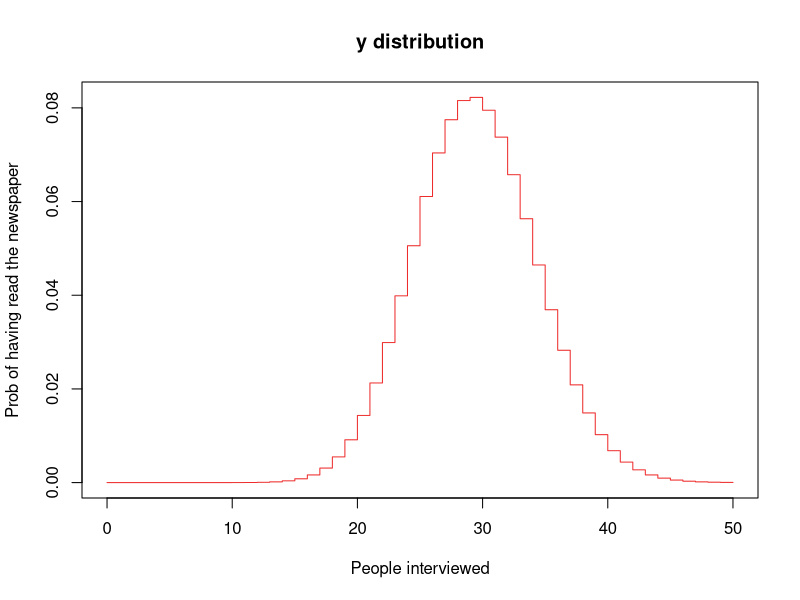
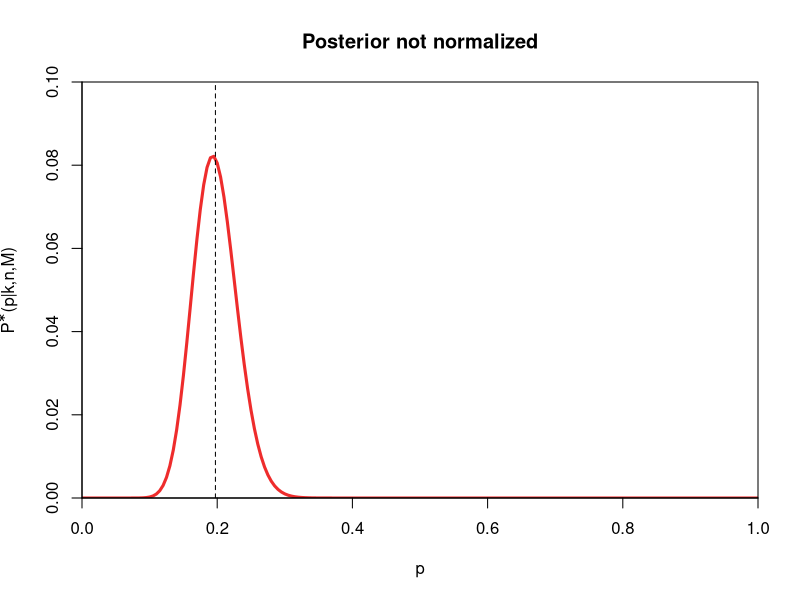
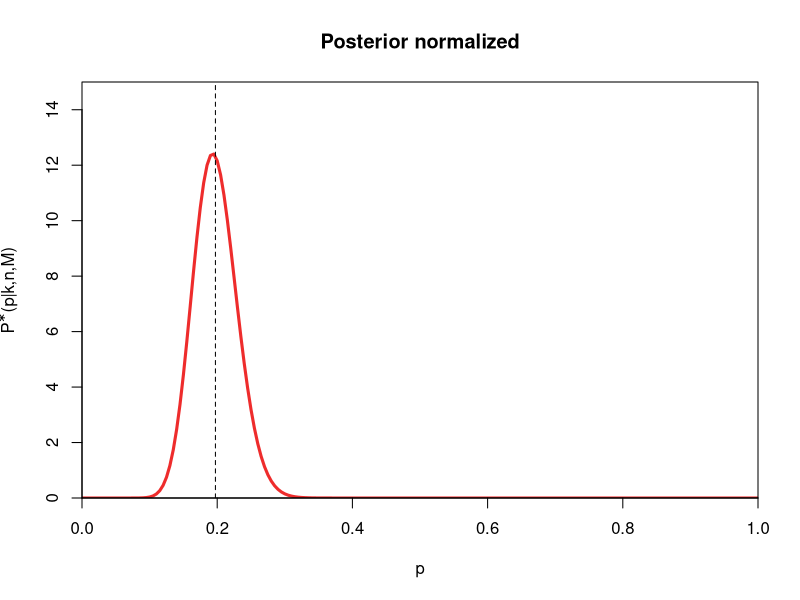
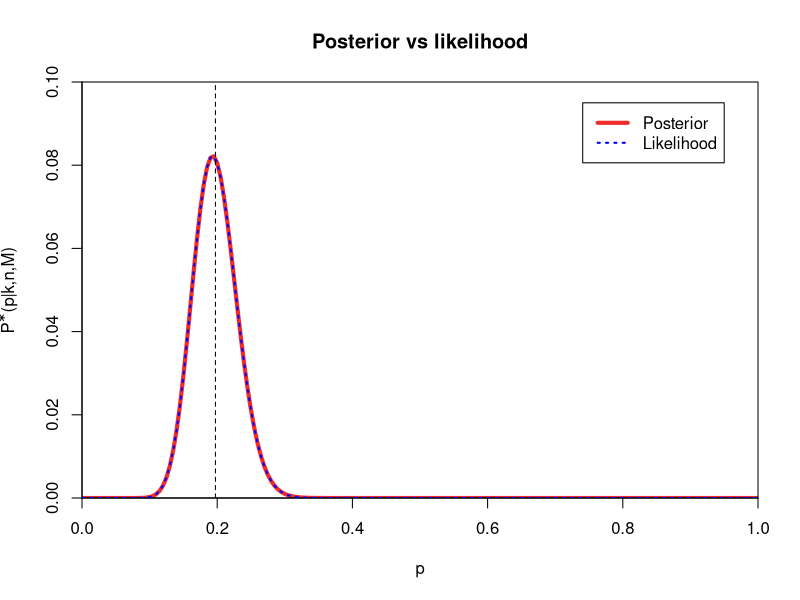
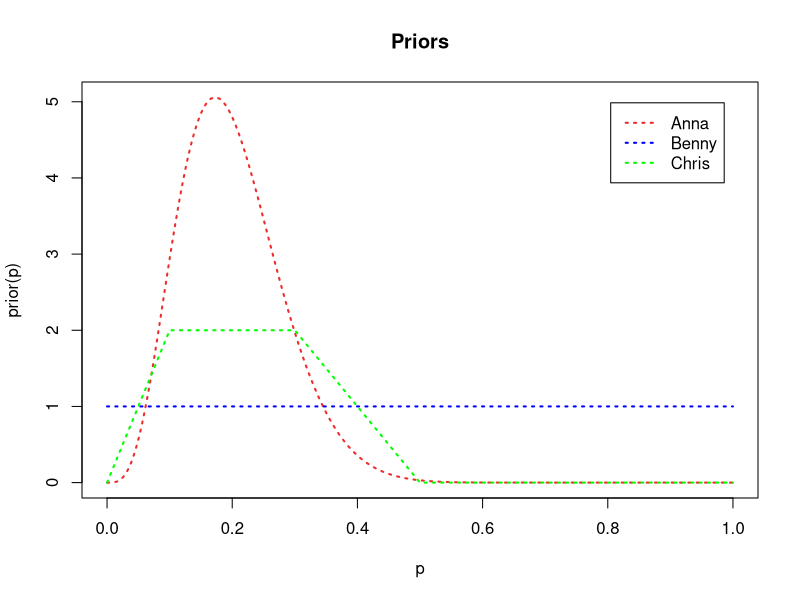
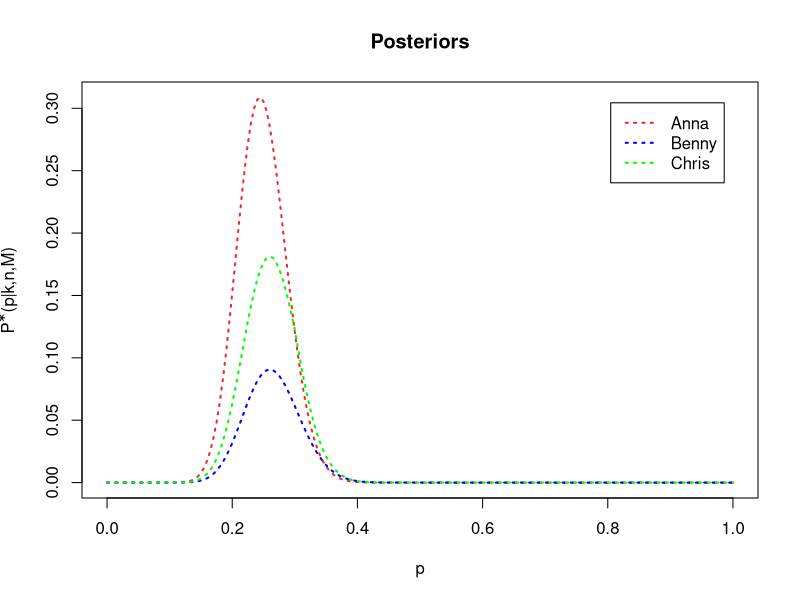
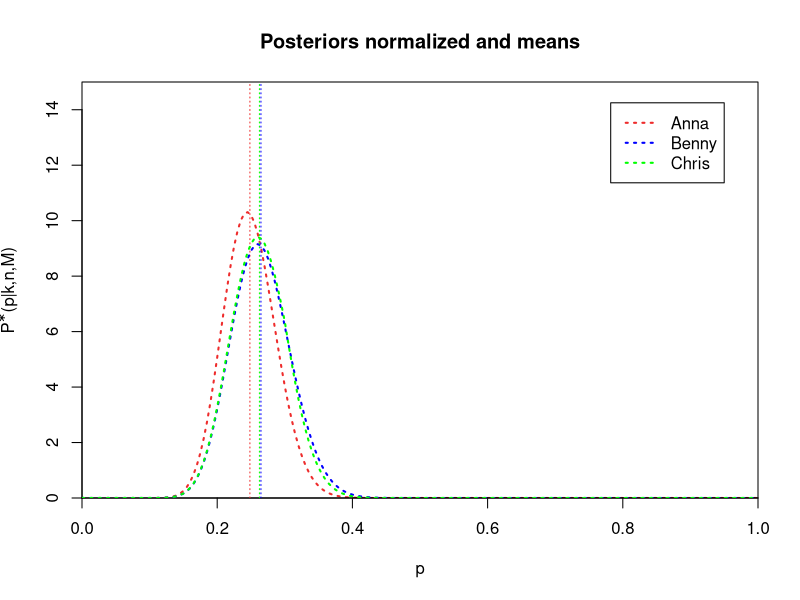
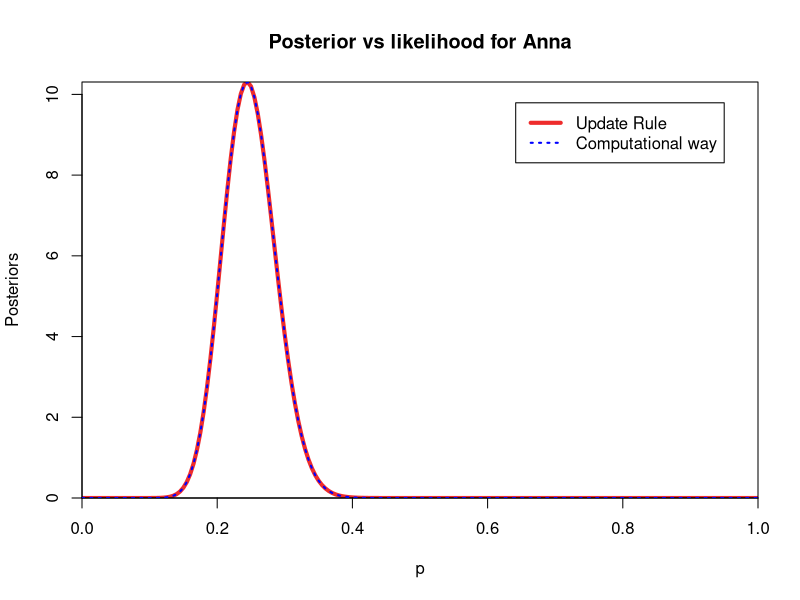

Here is the R script that generated these plots, in order:
## ---- chunk 1
knitr::opts_chunk$set(echo = TRUE)
## ---- chunk 2


plot(0:50, dbinom(0:50, size = 150, prob = 29/150), main = "y distribution", xlab = "People interviewed", ylab = "Prob of having read the newspaper", type = 's', col = 'firebrick2')

## ---- chunk 3
n <- 150
k <- 29
delta.p <- 0.005
p <- seq(0, 1, length.out = 1/delta.p + 1)
p.post <- dbinom (x=k, size=n, prob=p)

p.norm <- p.post/( delta.p*sum(p.post ))
p.mean <- delta.p*sum(p*p.norm)
  

plot(p, p.post , main = "Posterior not normalized" , xaxs='i', yaxs='i', col='firebrick2', type='l', lty=1, lwd = 3, ylim=c(0,0.1), xlab="p", ylab= expression (paste(P^symbol("*"),"(p|k,n,M)")))
abline (v=p.mean , lty=2)

plot(p, p.norm , main = "Posterior normalized" , xaxs='i', yaxs='i', col='firebrick2', type='l', lty=1, lwd = 3, ylim=c(0,15), xlab="p", ylab= expression (paste(P^symbol("*"),"(p|k,n,M)")))
abline (v=p.mean , lty=2)
## ---- chunk 4
n <- 150
k <- 29

delta.p <- 0.005
p <- seq(0, 1, length.out = 1/delta.p + 1)

likelihood <- dbinom(k , n , prob = p)
p.post <- dbinom (x = k, size=n, prob=p)
p.mean <- delta.p*sum(p*p.norm)

plot(p, p.post , main = "Posterior vs likelihood" , xaxs='i', yaxs='i', col='firebrick2', type='l', lty=1, lwd = 4, ylim=c(0,0.1), xlab="p", ylab= expression (paste(P^symbol("*"),"(p|k,n,M)")))
lines(p, dbinom(k , n , prob = p) , lwd = 2, col = 'blue', lty = 3)
legend("topright", inset = 0.05 ,c("Posterior", "Likelihood"), col = c('firebrick2','blue'), lty = c(1,3), lwd = c(4,2))
abline (v=p.mean , lty=2)
## ---- chunk 5
delta.p <- 0.005
p <- seq(0, 1, length.out = 1/delta.p + 1)

prior.Anna <- function(x, mu = 0.2, std = 0.08 ) {
  var <- std**2
  alpha <- ((1 - mu)/var - 1/mu)*mu^2
  beta <- alpha*(1/mu - 1)
  return (dbeta(x, shape1 = alpha, shape2 = beta))
}

prior.Benny <- function (x, b = 1, a = 0){
  return (dunif(x,a,b))
}

prior.Chris <- function (y) {
  prob <- c(NA)
  for (x in y) {
    if (  0 <= x & x <  0.1)   {prob <- c(prob, 20*x)}
    else if (0.1 <= x & x <  0.3)   {prob <- c(prob, 2)}
    else if (0.3 <= x & x <  0.5)   {prob <- c(prob, 5-10*x)}
    else if (  0 >  x | x >= 0.5)   {prob <- c(prob, 0*x)}
  }
  return (prob[!is.na(prob)]) 
}
## ---- chunk 6
x <- seq(0, 1, length.out = 1/delta.p + 1)

plot(x, prior.Anna(x) , main = "Priors" , col='firebrick2', type='l', lty=3, lwd = 2, xlab="p", ylab= "prior(p)" )
lines(x, prior.Benny(x) , lwd = 2, col = 'blue', lty = 3)
lines(x, prior.Chris(x) , lwd = 2, col = 'green', lty = 3)
legend("topright", inset = 0.05 ,c("Anna", "Benny", "Chris"), col = c('firebrick2','blue', "green"), lty = c(3,3,3), lwd = c(2,2,2))
## ---- chunk 7
k <- 26
n <- 100

p <- seq(0, 1, length.out = 1/delta.p + 1)
likelihood <- dbinom (x=k, size=n, prob=p)


p.post.Anna  <- likelihood*prior.Anna(p)
p.post.Benny <- likelihood*prior.Benny(p)
p.post.Chris <- likelihood*prior.Chris(p)

plot(p, p.post.Anna , main = "Posteriors" , col='firebrick2', type='l', lty=3, lwd = 2, xlab="p", ylab= expression (paste(P^symbol("*"),"(p|k,n,M)")))
lines(p, p.post.Benny , lwd = 2, col = 'blue', lty = 3)
lines(p, p.post.Chris , lwd = 2, col = 'green', lty = 3)
legend("topright", inset = 0.05 ,c("Anna", "Benny", "Chris"), col = c('firebrick2','blue', "green"), lty = c(3,3,3), lwd = c(2,2,2))


p.norm.Anna  <- p.post.Anna /( delta.p*sum(p.post.Anna))
p.norm.Benny <- p.post.Benny/( delta.p*sum(p.post.Benny))
p.norm.Chris <- p.post.Chris/( delta.p*sum(p.post.Chris))

plot(p, p.norm.Anna , main = "Posteriors normalized and means" , xaxs='i', yaxs='i', col='firebrick2', type='l', lty=3, lwd = 2, ylim=c(0,15), xlab="p", ylab= expression (paste(P^symbol("*"),"(p|k,n,M)")))
p.mean.Anna <- delta.p*sum(p*p.norm.Anna)
abline (v=p.mean.Anna , lty=3, col='firebrick2')


lines(p, p.norm.Benny , lwd = 2, col = 'blue', lty = 3)
p.mean.Benny <- delta.p*sum(p*p.norm.Benny)
abline (v=p.mean.Benny , lty=3, col='blue')


lines(p, p.norm.Chris , lwd = 2, col = 'green', lty = 3)
p.mean.Chris <- delta.p*sum(p*p.norm.Chris)
abline (v=p.mean.Chris , lty=3, col='green')
legend("topright", inset = 0.05 ,c("Anna", "Benny", "Chris"), col = c('firebrick2','blue', "green"), lty = c(3,3,3), lwd = c(2,2,2))
## ---- chunk 8
mu  <- 0.2 
std <- 0.08 
var <- std**2

#update rule
alpha.prior <- ((1 - mu)/var - 1/mu)*mu^2
beta.prior <- alpha.prior*(1/mu - 1)
alpha.post_param <- alpha.prior+k
beta.post_param <- beta.prior+n-k

post.beta <- dbeta(x=p, alpha.post_param , beta.post_param )
plot(p, post.beta, main = "Posterior vs likelihood for Anna" , xaxs='i', yaxs='i', col='firebrick2', type='l', lty=1, lwd = 4, xlab="p", ylab= "Posteriors")
lines(p, p.norm.Anna , lwd = 2, col = 'blue', lty = 3)
legend("topright", inset = 0.05 ,c("Update Rule", "Computational way"), col = c('firebrick2','blue'), lty = c(1,3), lwd = c(4,2))

## ---- chunk 9
message(sprintf("Most probable value for Anna is: %.3f", p.mean.Anna))
f <- function(x) dbeta(x, shape1 = alpha.post_param , shape2 = beta.post_param)
lowerbound1 <- 0.185
upperbound1 <- 0.39
conf1 <- integrate(f , lowerbound1, upperbound1)
message(sprintf("95percent CL interval for Anna is: [%.3f, %.3f]", lowerbound1, upperbound1))




message(sprintf("\nMost probable value for Benny is: %.3f", p.mean.Benny))
#first we need to normalize
f <- function(p) dbinom(x = k, size = n, prob = p)
norm <- integrate(f, 0 , 1)$value

#redefine the function normalized
f.norm <- function(p) dbinom(x = k, size = n, prob = p)/norm

#compute the CL interval
lowerbound2 <- 0.195
upperbound2 <- 0.40
conf2 <- integrate(f.norm , lowerbound2, upperbound2 )
message(sprintf("95percent CL interval for Benny is: [%.3f, %.3f]", lowerbound2, upperbound2))




message(sprintf("\nMost probable value for Chris is: %.3f", p.mean.Chris))
f <- function(p) dbinom(x=k, size=n, prob=p)*prior.Chris(p)
norm <- integrate(f, 0 , 1)$value

#redefine the function normalized
f.norm <- function(p) dbinom(x = k, size = n, prob = p)*prior.Chris(p)/norm

#compute the CL interval
lowerbound3 <- 0.195
upperbound3 <- 0.40
conf3 <- integrate(f.norm , lowerbound3, upperbound3 )

message(sprintf("95percent CL interval for Chris is: [%.3f, %.3f]", lowerbound3, upperbound3))
## ---- chunk 10
#r is number of heads
n = 30
r = 15

unif.alpha <- 1
unif.beta  <- 1
prior.beta.flat <- function (x, b = 1, a = 0){
  return (dbeta(x, shape1 = 1, shape2 = 1))
}

bias.alpha <- 1.1
bias.beta  <- 10
prior.beta.biased <- function(x) {
  return (dbeta(x, shape1 = 1.1, shape2 = 10))
}

likelihood <- function(p) dbinom(x = r, size = n, prob = p)

n.sample <- 2000
delta.p <- 1/n.sample
p <- seq(from=1/(2*n.sample ), by=1/n.sample , length.out = n.sample )

plot(p, prior.beta.flat(p), main = "Priors" , col='firebrick2', type='l', lty=3, lwd = 2, xlab="p", ylab= "prior(p)",  ylim = c(0,8.2))
lines(p, prior.beta.biased(p) , lwd = 2, col = 'blue', lty = 3)
legend("topright", inset = 0.05 ,c("flat", "biased"), col = c('firebrick2','blue'), lty = c(3,3), lwd = c(2,2))


mean.beta <- function(alpha, beta, r = 0, n = 0)  (alpha +r)/(alpha+beta+n)
mode.beta <- function(alpha, beta, r = 0, n = 0)  (alpha +r-1)/(alpha+beta+n-2)

#expected values for priors
abline (v = mean.beta(unif.alpha, unif.beta) , lty=3, col='firebrick2')
abline (v = mean.beta(bias.alpha, bias.beta) , lty=3, col='blue')


plot(p, likelihood(p), main = "Likelihood" , col='black', type='l', lty=3, lwd = 2, xlab="p", ylab= "likelihood(p)")

#now plot the posteriors

posterior.flat <- function(p) prior.beta.flat(p)*likelihood(p)
posterior.biased <- function(p) prior.beta.biased(p)*likelihood(p)
  
plot(p, posterior.flat(p), main = "Posteriors" , col='firebrick2', type='l', lty=3, lwd = 2, xlab="p", ylab= "prior(p)")
lines(p, posterior.biased(p) , lwd = 2, col = 'blue', lty = 3)
legend("topright", inset = 0.05 ,c("flat", "biased"), col = c('firebrick2','blue'), lty = c(3,3), lwd = c(2,2))

#expected values for posteriors
abline (v = mean.beta(unif.alpha, unif.beta, r = 15, n = 30) , lty=3, col='firebrick2')
abline (v = mean.beta(bias.alpha, bias.beta, r = 15, n = 30) , lty=3, col='blue')


#now normalize
norm1 <- integrate(posterior.flat, 0, 1 )$value
posterior.flat.norm <- function(p) posterior.flat(p)/norm1

norm2 <- integrate(posterior.biased, 0, 1 )$value
posterior.biased.norm <- function(p) posterior.biased(p)/norm2

plot(p, posterior.flat.norm(p), main = "Posteriors - normalized" , col='firebrick2', type='l', lty=3, lwd = 2, xlab="p", ylab= "prior(p)", ylim = c(0,6))
lines(p, posterior.biased.norm(p) , lwd = 2, col = 'blue', lty = 3)
legend("topright", inset = 0.05 ,c("flat", "biased"), col = c('firebrick2','blue'), lty = c(3,3), lwd = c(2,2))

#expected values for posteriors normalized
abline (v = mean.beta(unif.alpha, unif.beta, r = 15, n = 30) , lty=3, col='firebrick2')
abline (v = mean.beta(bias.alpha, bias.beta, r = 15, n = 30) , lty=3, col='blue')

## ---- chunk 11

message(sprintf("Most probable value for p and the uniform prior is the mode: %.3f", mode.beta(unif.alpha, unif.beta, 15, 30)))
lowerbound1 <- 0.24
upperbound1 <- 0.65
conf1 <- integrate(posterior.flat.norm , lowerbound1, upperbound1)$value
message(sprintf("95percent CL interval for uniform prior is: [%.3f, %.3f]", lowerbound1, upperbound1))


message(sprintf("Most probable value for p and the biased prior is the mode: %.3f", mode.beta(bias.alpha, bias.beta, 15, 30)))
lowerbound2 <- 0.24
upperbound2 <- 0.54
conf2 <- integrate(posterior.biased.norm , lowerbound2, upperbound2)$value
message(sprintf("95percent CL interval for the biased prior is: [%.3f, %.3f]", lowerbound2, upperbound2))
## ---- chunk 12
n <- 30

extractions <- c(0, 0, 0, 0, 0, 1, 0, 0, 1, 1, 0, 0, 1, 1, 1, 0, 1, 0, 1, 0, 1, 1, 0, 1, 0, 1, 0, 1, 1, 1)

n.sample <- 100
delta.p <- 1/n.sample
p <- seq( from=0, by=1/n.sample, length.out = n.sample+1 )

alpha.prior <- 1
beta.prior  <- 1
p.prior <- function(p) {
  return (dbeta(x = p , alpha.prior , beta.prior) )
}

heads <- 0   
index <- 1   
prior.val <- p.prior(p) 
p.mean <- c()
p.mode <- c()
confidence <- c()

for (r in extractions){  
  
  #likelihood
  p.like.fun <- function(p) {
    return(dbinom(x = r, size = 1 , prob = p))
  }
  
  #normalize the posterior
  p.post <- p.like.fun(p)*prior.val
  const <- delta.p*sum(p.post)
  p.post.norm <- p.post/const
  
  #find the mean
  p.mean <- c(p.mean, delta.p*sum(p*p.post.norm))
  mode_val <- delta.p*match(max(p.post.norm) , p.post.norm)
  p.mode <- c(p.mode, mode_val)
  
  #find the confidence level
  for (single_value in p){
    
    pos.number.bins <- min((mode_val + single_value) %/% delta.p, n.sample)
    neg.number.bins <- max(1, (mode_val - single_value) %/% delta.p)
    
    cum.left <- delta.p*(sum(p.post.norm[1:neg.number.bins-1]))
    cum.right <- delta.p*(sum(p.post.norm[1:pos.number.bins+1]))
    
    integral <- cum.right - cum.left
    
    if (integral > 0.95 ) {
      confidence <- c(confidence, single_value)
      break
    }
  }
  index <- index + 1
  
  #use the posterior as new prior
  prior.val <- p.post.norm
  index <- index + 1
  
  integral <- cumsum(p.post.norm)
  
}

lowerbound.fun <- function(vec) {
  confid <- c()
  index  <- 1
  for (i in vec) {
    ifelse ((p.mode[index] - i ) < 0, confid <- c(confid, 0), confid <- c(confid, p.mode[index] - i ))
    index <- index + 1
  }
  return (confid)
}

upperbound.fun <- function(vec) {
  confid <- c()
  index  <- 1
  for (i in vec) {
    ifelse ((p.mode[index] + i ) > 1, confid <- c(confid, 1), confid <- c(confid, p.mode[index] + i))
    index <- index + 1
  }
  return (confid)
}

lowerbound <- lowerbound.fun(confidence)
upperbound <- upperbound.fun(confidence)

plot(1:30, p.mean, main = expression("Mean (p*) and 95% confidence interval vs number of tosses"), ylim = c(0,1), type='b', lty=1, xlab="number of tosses", ylab= "p*")
lines(lowerbound, col='firebrick2', lty = 3)
lines(upperbound, col='firebrick2', lty = 3)
legend("topright", inset = 0.05 ,c("Mean", "Confidence belt"), col = c('black','firebrick2'), lty = c(1,3))
## ---- chunk 13
n <- 30

extractions <- c(0, 0, 0, 0, 0, 1, 0, 0, 1, 1, 0, 0, 1, 1, 1, 0, 1, 0, 1, 0, 1, 1, 0, 1, 0, 1, 0, 1, 1, 1)
#extractions <- c(0, 0, 0, 0, 0, 1, 0, 0, 1, 1, 0, 0, 1, 1, 1, 0)
n.sample <- 1000
delta.p <- 1/n.sample
p <- seq(from=1/(2*n.sample ), by=1/n.sample , length.out = n.sample )

alpha.prior <- 1
beta.prior  <- 1
p.prior <- function(p) {
  return (dbeta(x = p , alpha.prior , beta.prior) )
}

heads <- 0   
index <- 1   
prior.val <- p.prior(p) 
p.mean <- c()
confidence <- c()
p.mode <- c()

for (r in extractions){  
  #tells how many extractions and heads we have done up to now
  heads <- heads + r

  alpha.post <- alpha.prior + heads
  beta.post <- beta.prior + index - heads
  p.post <- dbeta(x, alpha.post, alpha.post )
  
  mean <- (alpha.post + heads)/(alpha.post + beta.post + index)
  mode <- (heads/index)
  
  #find the mean
  p.mean <- c(p.mean, mean)
  p.mode <- c(p.mode, mode)
  
  #find the confidence level
  for (single_value in p){
    integral <- (pbeta(mode + single_value, alpha.post, beta.post ) - pbeta(mode - single_value, alpha.post, beta.post ))
    if (integral > 0.95) {
      confidence <- c(confidence, single_value)
      break
    }
  }
  index <- index + 1
}

lowerbound.fun <- function(vec) {
  confid <- c()
  index  <- 1
  for (i in vec) {
    ifelse ((p.mode[index] - i ) < 0, confid <- c(confid, 0), confid <- c(confid, p.mode[index] - i ))
    index <- index + 1
  }
  return (confid)
}

upperbound.fun <- function(vec) {
  confid <- c()
  index  <- 1
  for (i in vec) {
    ifelse ((p.mode[index] + i ) > 1, confid <- c(confid, 1), confid <- c(confid, p.mode[index] + i))
    index <- index + 1
  }
  return (confid)
}

lowerbound <- lowerbound.fun(confidence)
upperbound <- upperbound.fun(confidence)

plot(1:30, p.mean, main = expression("Mean (p*) and 95% confidence interval vs number of tosses"), ylim = c(0,1), type='b', lty=1, xlab="number of tosses", ylab= "p*")
lines(lowerbound, col='firebrick2', lty = 3)
lines(upperbound, col='firebrick2', lty = 3)
legend("topright", inset = 0.05 ,c("Mean", "Confidence belt"), col = c('black','firebrick2'), lty = c(1,3))
